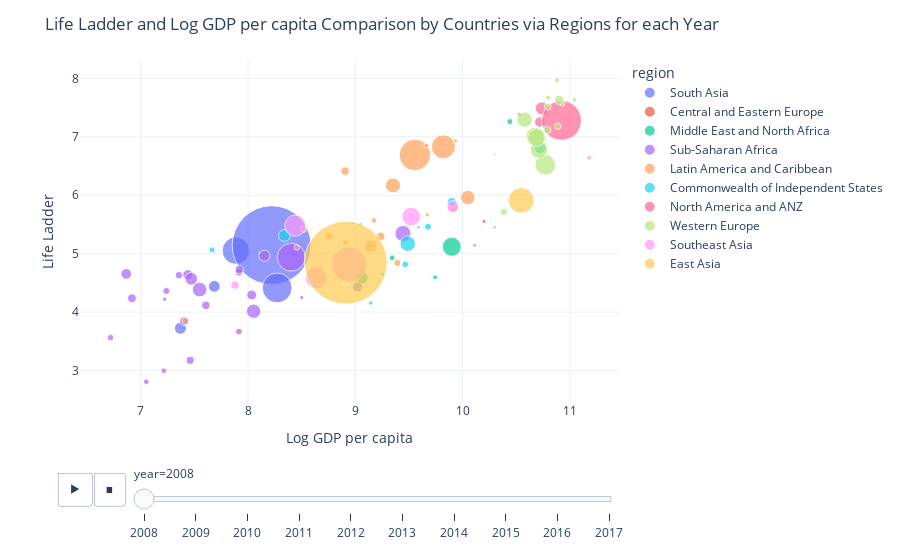

This figure's notebook cell:
### Code cell
fig = px.scatter(pop_df, 
                x='Log GDP per capita',
                y = 'Life Ladder',
                animation_frame='year',
                animation_group='Country name',
                size= 'population',
                template='plotly_white',
                color='region',
                hover_name='Country name',
                size_max=60)

fig.update_layout(title='Life Ladder and Log GDP per capita Comparison by Countries via Regions for each Year')
fig.show()

### Figure 1 — Plotly figure (JSON) as saved in the notebook; plotly's stock layout.template omitted (floating-point values rounded to 4 significant figures)
{"data": [{"hovertemplate": "<b>%{hovertext}</b><br><br>region=South Asia<br>year=2008<br>Log GDP per capita=%{x}<br>Life Ladder=%{y}<br>population=%{marker.size}<extra></extra>", "hovertext": ["Afghanistan", "Bangladesh", "India", "Nepal", "Pakistan", "Sri Lanka"], "ids": ["Afghanistan", "Bangladesh", "India", "Nepal", "Pakistan", "Sri Lanka"], "legendgroup": "South Asia", "marker": {"color": "#636efa", "size": [27722276, 144304167, 1200669765, 26666576, 171648986, 19983984], "sizemode": "area", "sizeref": 385100.0, "symbol": "circle"}, "mode": "markers", "name": "South Asia", "orientation": "v", "showlegend": true, "type": "scatter", "x": [7.37, 7.886, 8.22, 7.686, 8.271, 9.021], "xaxis": "x", "y": [3.724, 5.052, 5.146, 4.441, 4.414, 4.431], "yaxis": "y"}, {"hovertemplate": "<b>%{hovertext}</b><br><br>region=Central and Eastern Europe<br>year=2008<br>Log GDP per capita=%{x}<br>Life Ladder=%{y}<br>population=%{marker.size}<extra></extra>", "hovertext": ["Estonia", "Kosovo", "Latvia", "Lithuania"], "ids": ["Estonia", "Kosovo", "Latvia", "Lithuania"], "legendgroup": "Central and Eastern Europe", "marker": {"color": "#EF553B", "size": [1337090, 1747383, 2177322, 3198231], "sizemode": "area", "sizeref": 385100.0, "symbol": "circle"}, "mode": "markers", "name": "Central and Eastern Europe", "orientation": "v", "showlegend": true, "type": "scatter", "x": [10.3, 8.981, 10.11, 10.2], "xaxis": "x", "y": [5.452, 5.522, 5.145, 5.554], "yaxis": "y"}, {"hovertemplate": "<b>%{hovertext}</b><br><br>region=Middle East and North Africa<br>year=2008<br>Log GDP per capita=%{x}<br>Life Ladder=%{y}<br>population=%{marker.size}<extra></extra>", "hovertext": ["Iraq", "Israel", "Jordan", "Lebanon", "Saudi Arabia", "Turkey"], "ids": ["Iraq", "Israel", "Jordan", "Lebanon", "Saudi Arabia", "Turkey"], "legendgroup": "Middle East and North Africa", "marker": {"color": "#00cc96", "size": [28385746, 7308800, 6556478, 4764741, 25888541, 70418604], "sizemode": "area", "sizeref": 385100.0, "symbol": "circle"}, "mode": "markers", "name": "Middle East and North Africa", "orientation": "v", "showlegend": true, "type": "scatter", "x": [9.063, 10.44, 9.343, 9.743, 10.72, 9.899], "xaxis": "x", "y": [4.59, 7.261, 4.93, 4.595, 6.811, 5.118], "yaxis": "y"}, {"hovertemplate": "<b>%{hovertext}</b><br><br>region=Sub-Saharan Africa<br>year=2008<br>Log GDP per capita=%{x}<br>Life Ladder=%{y}<br>population=%{marker.size}<extra></extra>", "hovertext": ["Benin", "Botswana", "Burkina Faso", "Burundi", "Cameroon", "Chad", "Djibouti", "Ghana", "Kenya", "Liberia", "Madagascar", "Mali", "Mauritania", "Mozambique", "Niger", "Nigeria", "Rwanda", "Senegal", "Sierra Leone", "South Africa", "Tanzania", "Togo", "Uganda", "Zambia", "Zimbabwe"], "ids": ["Benin", "Botswana", "Burkina Faso", "Burundi", "Cameroon", "Chad", "Djibouti", "Ghana", "Kenya", "Liberia", "Madagascar", "Mali", "Mauritania", "Mozambique", "Niger", "Nigeria", "Rwanda", "Senegal", "Sierra Leone", "South Africa", "Tanzania", "Togo", "Uganda", "Zambia", "Zimbabwe"], "legendgroup": "Sub-Saharan Africa", "marker": {"color": "#ab63fa", "size": [8696921, 1915639, 14689725, 8126102, 19252666, 11183588, 816358, 23563825, 39791981, 3607860, 19996473, 14113577, 3296238, 22276596, 15250908, 150269623, 9524534, 12004701, 6133603, 49779471, 41853944, 6083420, 30431736, 12848530, 12379549], "sizemode": "area", "sizeref": 385100.0, "symbol": "circle"}, "mode": "markers", "name": "Sub-Saharan Africa", "orientation": "v", "showlegend": true, "type": "scatter", "x": [7.915, 9.59, 7.403, 6.719, 8.034, 7.356, 8.111, 8.152, 8.052, 7.223, 7.439, 7.607, 8.501, 6.865, 6.918, 8.403, 7.239, 7.916, 7.215, 9.444, 7.549, 7.052, 7.471, 7.918, 7.461], "xaxis": "x", "y": [3.667, 5.451, 3.846, 3.563, 4.292, 4.632, 5.009, 4.965, 4.015, 4.221, 4.64, 4.115, 4.248, 4.654, 4.236, 4.939, 4.363, 4.683, 2.997, 5.346, 4.385, 2.808, 4.569, 4.73, 3.174], "yaxis": "y"}, {"hovertemplate": "<b>%{hovertext}</b><br><br>region=Latin America and Caribbean<br>year=2008<br>Log GDP per capita=%{x}<br>Life Ladder=%{y}<br>population=%{marker.size}<extra></extra>", "hovertext": ["Argentina", "Bolivia", "Brazil", "Chile", "Colombia", "Costa Rica", "Dominican Republic", "Ecuador", "El Salvador", "Guatemala", "Haiti", "Honduras", "Mexico", "Nicaragua", "Panama", "Paraguay", "Peru", "Trinidad and Tobago", "Uruguay"], "ids": ["Argentina", "Bolivia", "Brazil", "Chile", "Colombia", "Costa Rica", "Dominican Republic", "Ecuador", "El Salvador", "Guatemala", "Haiti", "Honduras", "Mexico", "Nicaragua", "Panama", "Paraguay", "Peru", "Trinidad and Tobago", "Uruguay"], "legendgroup": "Latin America and Caribbean", "marker": {"color": "#FFA15A", "size": [40080160, 9721454, 192030362, 16708258, 44254975, 4463125, 9458075, 14535739, 6131764, 14006428, 9646580, 7980955, 110815271, 5667432, 3516204, 6081296, 28562317, 1314443, 3340221], "sizemode": "area", "sizeref": 385100.0, "symbol": "circle"}, "mode": "markers", "name": "Latin America and Caribbean", "orientation": "v", "showlegend": true, "type": "scatter", "x": [10.05, 8.756, 9.555, 9.911, 9.351, 9.662, 9.391, 9.236, 8.908, 8.904, 7.417, 8.52, 9.821, 8.454, 9.935, 9.174, 9.142, 10.29, 9.671], "xaxis": "x", "y": [5.961, 5.298, 6.691, 5.789, 6.168, 6.851, 4.842, 5.297, 5.191, 6.414, 3.846, 5.42, 6.829, 5.104, 6.931, 5.57, 5.129, 6.696, 5.664], "yaxis": "y"}, {"hovertemplate": "<b>%{hovertext}</b><br><br>region=Commonwealth of Independent States<br>year=2008<br>Log GDP per capita=%{x}<br>Life Ladder=%{y}<br>population=%{marker.size}<extra></extra>", "hovertext": ["Armenia", "Azerbaijan", "Belarus", "Georgia", "Kazakhstan", "Moldova", "Tajikistan", "Ukraine", "Uzbekistan"], "ids": ["Armenia", "Azerbaijan", "Belarus", "Georgia", "Kazakhstan", "Moldova", "Tajikistan", "Ukraine", "Uzbekistan"], "legendgroup": "Commonwealth of Independent States", "marker": {"color": "#19d3f3", "size": [2907618, 8763400, 9527985, 3848449, 15674000, 3570108, 7209930, 46258200, 27302800], "sizemode": "area", "sizeref": 385100.0, "symbol": "circle"}, "mode": "markers", "name": "Commonwealth of Independent States", "orientation": "v", "showlegend": true, "type": "scatter", "x": [9.256, 9.465, 9.677, 9.144, 9.898, 9.045, 7.665, 9.488, 8.339], "xaxis": "x", "y": [4.652, 4.817, 5.463, 4.156, 5.886, 5.503, 5.064, 5.172, 5.311], "yaxis": "y"}, {"hovertemplate": "<b>%{hovertext}</b><br><br>region=North America and ANZ<br>year=2008<br>Log GDP per capita=%{x}<br>Life Ladder=%{y}<br>population=%{marker.size}<extra></extra>", "hovertext": ["Australia", "Canada", "New Zealand", "United States"], "ids": ["Australia", "Canada", "New Zealand", "United States"], "legendgroup": "North America and ANZ", "marker": {"color": "#FF6692", "size": [21249200, 33247118, 4259800, 304093966], "sizemode": "area", "sizeref": 385100.0, "symbol": "circle"}, "mode": "markers", "name": "North America and ANZ", "orientation": "v", "showlegend": true, "type": "scatter", "x": [10.72, 10.74, 10.53, 10.92], "xaxis": "x", "y": [7.254, 7.486, 7.381, 7.28], "yaxis": "y"}, {"hovertemplate": "<b>%{hovertext}</b><br><br>region=Western Europe<br>year=2008<br>Log GDP per capita=%{x}<br>Life Ladder=%{y}<br>population=%{marker.size}<extra></extra>", "hovertext": ["Austria", "Belgium", "Denmark", "Finland", "France", "Germany", "Iceland", "Ireland", "Italy", "Netherlands", "Norway", "Portugal", "Spain", "Sweden", "United Kingdom"], "ids": ["Austria", "Belgium", "Denmark", "Finland", "France", "Germany", "Iceland", "Ireland", "Italy", "Netherlands", "Norway", "Portugal", "Spain", "Sweden", "United Kingdom"], "legendgroup": "Western Europe", "marker": {"color": "#B6E880", "size": [8321496, 10709973, 5493621, 5313399, 64374984, 82110097, 317414, 4489544, 58826731, 16445593, 4768212, 10558177, 45954106, 9219637, 61806995], "sizemode": "area", "sizeref": 385100.0, "symbol": "circle"}, "mode": "markers", "name": "Western Europe", "orientation": "v", "showlegend": true, "type": "scatter", "x": [10.89, 10.79, 10.88, 10.8, 10.67, 10.77, 10.86, 10.93, 10.71, 10.9, 11.04, 10.38, 10.58, 10.79, 10.69], "xaxis": "x", "y": [7.181, 7.117, 7.971, 7.671, 7.008, 6.522, 6.888, 7.568, 6.78, 7.631, 7.632, 5.717, 7.294, 7.516, 6.986], "yaxis": "y"}, {"hovertemplate": "<b>%{hovertext}</b><br><br>region=Southeast Asia<br>year=2008<br>Log GDP per capita=%{x}<br>Life Ladder=%{y}<br>population=%{marker.size}<extra></extra>", "hovertext": ["Cambodia", "Indonesia", "Malaysia", "Philippines", "Singapore", "Thailand", "Vietnam"], "ids": ["Cambodia", "Indonesia", "Malaysia", "Philippines", "Singapore", "Thailand", "Vietnam"], "legendgroup": "Southeast Asia", "marker": {"color": "#FF97FF", "size": [13883834, 235469762, 27236006, 90901965, 4839396, 66530984, 86243413], "sizemode": "area", "sizeref": 385100.0, "symbol": "circle"}, "mode": "markers", "name": "Southeast Asia", "orientation": "v", "showlegend": true, "type": "scatter", "x": [7.879, 8.943, 9.909, 8.634, 11.18, 9.52, 8.44], "xaxis": "x", "y": [4.462, 4.815, 5.807, 4.589, 6.642, 5.636, 5.48], "yaxis": "y"}, {"hovertemplate": "<b>%{hovertext}</b><br><br>region=East Asia<br>year=2008<br>Log GDP per capita=%{x}<br>Life Ladder=%{y}<br>population=%{marker.size}<extra></extra>", "hovertext": ["China", "Japan", "Mongolia"], "ids": ["China", "Japan", "Mongolia"], "legendgroup": "East Asia", "marker": {"color": "#FECB52", "size": [1324655000, 128063000, 2631898], "sizemode": "area", "sizeref": 385100.0, "symbol": "circle"}, "mode": "markers", "name": "East Asia", "orientation": "v", "showlegend": true, "type": "scatter", "x": [8.911, 10.55, 8.904], "xaxis": "x", "y": [4.846, 5.911, 4.493], "yaxis": "y"}], "layout": {"legend": {"itemsizing": "constant", "title": {"text": "region"}, "tracegroupgap": 0}, "margin": {"t": 60}, "sliders": [{"active": 0, "currentvalue": {"prefix": "year="}, "len": 0.9, "pad": {"b": 10, "t": 60}, "steps": [{"args": [["2008"], {"frame": {"duration": 0, "redraw": false}, "fromcurrent": true, "mode": "immediate", "transition": {"duration": 0, "easing": "linear"}}], "label": "2008", "method": "animate"}, {"args": [["2009"], {"frame": {"duration": 0, "redraw": false}, "fromcurrent": true, "mode": "immediate", "transition": {"duration": 0, "easing": "linear"}}], "label": "2009", "method": "animate"}, {"args": [["2010"], {"frame": {"duration": 0, "redraw": false}, "fromcurrent": true, "mode": "immediate", "transition": {"duration": 0, "easing": "linear"}}], "label": "2010", "method": "animate"}, {"args": [["2011"], {"frame": {"duration": 0, "redraw": false}, "fromcurrent": true, "mode": "immediate", "transition": {"duration": 0, "easing": "linear"}}], "label": "2011", "method": "animate"}, {"args": [["2012"], {"frame": {"duration": 0, "redraw": false}, "fromcurrent": true, "mode": "immediate", "transition": {"duration": 0, "easing": "linear"}}], "label": "2012", "method": "animate"}, {"args": [["2013"], {"frame": {"duration": 0, "redraw": false}, "fromcurrent": true, "mode": "immediate", "transition": {"duration": 0, "easing": "linear"}}], "label": "2013", "method": "animate"}, {"args": [["2014"], {"frame": {"duration": 0, "redraw": false}, "fromcurrent": true, "mode": "immediate", "transition": {"duration": 0, "easing": "linear"}}], "label": "2014", "method": "animate"}, {"args": [["2015"], {"frame": {"duration": 0, "redraw": false}, "fromcurrent": true, "mode": "immediate", "transition": {"duration": 0, "easing": "linear"}}], "label": "2015", "method": "animate"}, {"args": [["2016"], {"frame": {"duration": 0, "redraw": false}, "fromcurrent": true, "mode": "immediate", "transition": {"duration": 0, "easing": "linear"}}], "label": "2016", "method": "animate"}, {"args": [["2017"], {"frame": {"duration": 0, "redraw": false}, "fromcurrent": true, "mode": "immediate", "transition": {"duration": 0, "easing": "linear"}}], "label": "2017", "method": "animate"}], "x": 0.1, "xanchor": "left", "y": 0, "yanchor": "top"}], "title": {"text": "Life Ladder and Log GDP per capita Comparison by Countries via Regions for each Year"}, "updatemenus": [{"buttons": [{"args": [null, {"frame": {"duration": 500, "redraw": false}, "fromcurrent": true, "mode": "immediate", "transition": {"duration": 500, "easing": "linear"}}], "label": "&#9654;", "method": "animate"}, {"args": [[null], {"frame": {"duration": 0, "redraw": false}, "fromcurrent": true, "mode": "immediate", "transition": {"duration": 0, "easing": "linear"}}], "label": "&#9724;", "method": "animate"}], "direction": "left", "pad": {"r": 10, "t": 70}, "showactive": false, "type": "buttons", "x": 0.1, "xanchor": "right", "y": 0, "yanchor": "top"}], "xaxis": {"anchor": "y", "domain": [0, 1], "title": {"text": "Log GDP per capita"}}, "yaxis": {"anchor": "x", "domain": [0, 1], "title": {"text": "Life Ladder"}}}}
